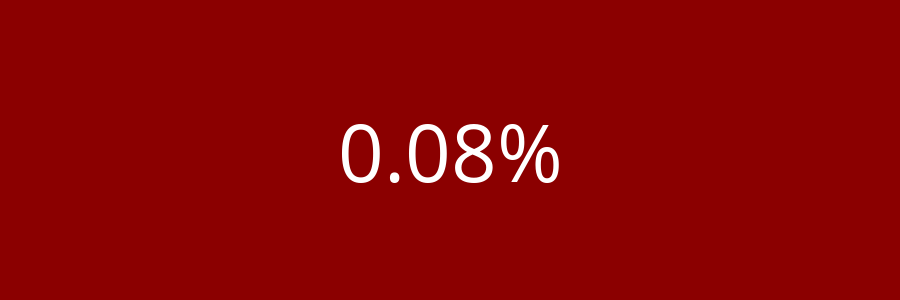

Notebook code for this chart:
### Code cell
plot_hate_speech(hate_df)

### Figure 1 — Plotly figure (JSON) as saved in the notebook; plotly's stock layout.template omitted (floating-point values rounded to 4 significant figures)
{"data": [{"delta": {"position": "top", "reference": 320}, "domain": {"x": [0, 1], "y": [0, 1]}, "mode": "number", "number": {"suffix": "%", "valueformat": ".2f"}, "type": "indicator", "value": 0.08197}], "layout": {"font": {"color": "white"}, "height": 300, "margin": {"b": 0, "l": 0, "pad": 0, "r": 0, "t": 0}, "paper_bgcolor": "darkred"}}
